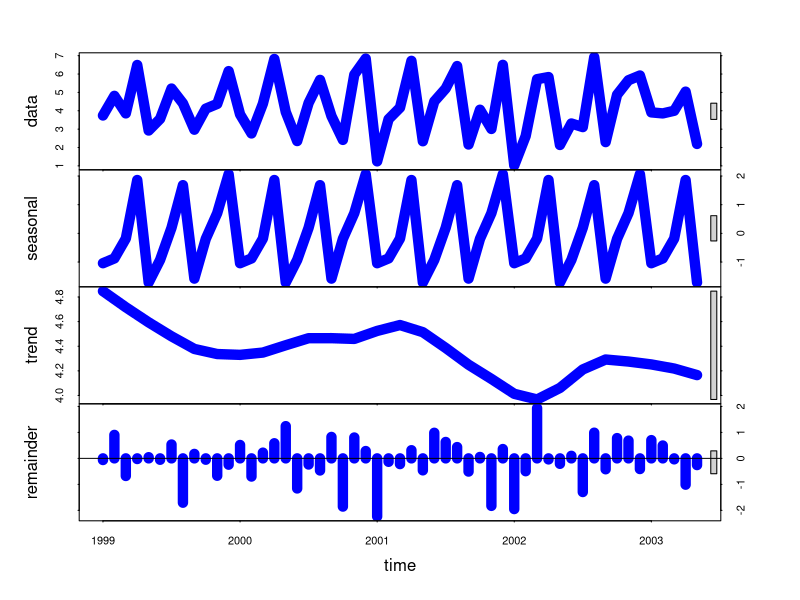

The R script that drew this image:
set.seed(42)

Time = seq(1999,2012, by = 0.25) 
Value = data.frame( v = rep(c(1,2,3,4), length.out = length(Time)) + runif(length(Time), min=0, max=3))


# from : http://stats.stackexchange.com/questions/1207/period-detection-of-a-generic-time-series
find.freq <- function(x)
{
  n <- length(x)
  spec <- spec.ar(c(x),plot=FALSE)
  if(max(spec$spec)>10) # Arbitrary threshold chosen by trial and error.
  {
    period <- round(1/spec$freq[which.max(spec$spec)])
    if(period==Inf) # Find next local maximum
    {
      j <- which(diff(spec$spec)>0)
      if(length(j)>0)
      {
        nextmax <- j[1] + which.max(spec$spec[j[1]:500])
        period <- round(1/spec$freq[nextmax])
      }
      else
        period <- 1
    }
  }
  else
    period <- 1
  return(period)
}

#drawWhat: clean, trend, seasonal, all, noise

#********* PBI Parameters Block ***************
if(!exists("Time"))
	Time = NULL 

if(!exists("Value"))
	Value = NULL 

if(exists("settings_tsdecomp_params_show") && settings_tsdecomp_params_show == FALSE)
	rm(list= ls(pattern = "settings_tsdecomp_params_" ))

##PBI_PARAM: display_name: frequency, tooltip:number of samples per period
# Type: numeric, default:12, 
# Min: 2, Max:10000
freq = 12  #default
if (exists("settings_tsdecomp_params_freq")) 
{
	freq = settings_tsdecomp_params_freq
	freq = max( min (freq, 10000), 2)
}

##PBI_PARAM: display_name: degree, tooltip:degree of locally-fitted polynomial in seasonal extraction and trend extraction
# Type: bool, default:FALSE, 
# Min: , Max:
degree = FALSE  #default
if (exists("settings_tsdecomp_params_degree")) 
{
	degree = settings_tsdecomp_params_degree
}

##PBI_PARAM: display_name: robust, tooltip:logical indicating if robust fitting be used in the loess procedure
# Type: bool, default:TRUE, 
# Min: , Max:
robustToOutliers = TRUE  #default
if (exists("settings_tsdecomp_params_robustToOutliers")) 
{
	robustToOutliers = settings_tsdecomp_params_robustToOutliers
}

##PBI_PARAM: display_name: model, tooltip:switch between additive and multiplicative decomposition models 
# Type: enumeration, default:'additive', 
# Min: , Max:
# enumeration options: additive ,multiplicative ,
model = 'additive'  #default
if (exists("settings_tsdecomp_params_model")) 
{
	model = settings_tsdecomp_params_model
}

##PBI_PARAM: display_name: smoothness, tooltip:trend and seasonality smoothness
# Type: numeric, default:10, 
# Min: 0, Max:100
smoothness = 10  #default
if (exists("settings_tsdecomp_params_percentile")) 
{
	smoothness = settings_tsdecomp_params_percentile
	smoothness = max( min (smoothness, 100), 0)
}

##PBI_PARAM: display_name: line width, tooltip:line width
# Type: numeric, default:10, 
# Min: 0, Max:50
lineWidth = 10  #default
if (exists("settings_tsdecomp_params_weight")) 
{
	lineWidth = settings_tsdecomp_params_weight
	lineWidth = max( min (lineWidth, 50), 0)
}

##PBI_PARAM: display_name: plot, tooltip:specify the plot type
# Type: enumeration, default:'all', 
# Min: , Max:
# enumeration options: all ,trend ,seasonal ,clean ,noise ,
drawWhat = 'all'  #default
if (exists("settings_tsdecomp_params_drawWhat")) 
{
	drawWhat = settings_tsdecomp_params_drawWhat
}

 
{
  ## Convert to time series
  myts <- ts(Value[,1], start = min(Time), frequency= freq)
  
  ## Decompose the timeseries object using the Loess function 
  fit <- stl(myts, s.window="periodic", robust = robustToOutliers, s.degree = degree)
  
  ## Plot the result
  if(drawWhat == "all")
    plot(fit, col="blue", main = "", lwd = lineWidth, col.range = "light gray")
  
  clean = fit$time.series[,1]+fit$time.series[,2]
  #fit$time.series = cbind(fit$time.series, clean = clean)
  
  seasonal = fit$time.series[,1]+mean(fit$time.series[,2])
  #fit$time.series = cbind(fit$time.series, seasonality = seasonality)
  
  noise = fit$time.series[,3]+mean(Value[,1])
  trend = fit$time.series[,2]
  #fit$time.series = cbind(fit$time.series, trend = trend )
  dfTSD = data.frame(clean= clean, seasonal = seasonal, trend = trend, noise = noise)
  
  if(drawWhat != "all")
  {
    plot(myts, col="gray",
       main="",
       ylab=names(Value)[1], xlab="", lwd = lineWidth/2)
    
    lines(dfTSD[,drawWhat],col="red",ylab = drawWhat, lwd = lineWidth)
    
    abline(a = mean(fit$time.series[,2]), b = 0, col = "green", lty = 2)
    #TODO: legend
  }
  
}

#TimeSeriesDecomposition(Time,Value, freq = 4, drawWhat = "noise")# clean, trend, seasonal, all, energy, noise)
